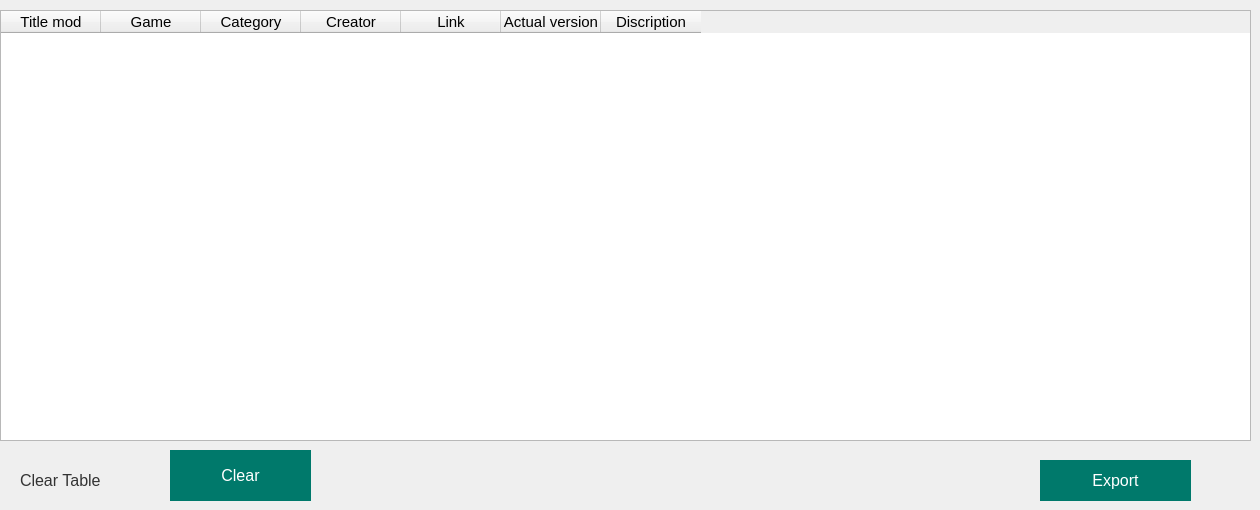
      <widget class="QWidget" name="tab_10">
       <attribute name="title">
        <string>Mods</string>
       </attribute>
       <widget class="QTableWidget" name="tableWidget_5">
        <property name="geometry">
         <rect>
          <x>0</x>
          <y>10</y>
          <width>1251</width>
          <height>431</height>
         </rect>
        </property>
        <property name="font">
         <font>
          <pointsize>11</pointsize>
         </font>
        </property>
        <column>
         <property name="text">
          <string>Title mod</string>
         </property>
        </column>
        <column>
         <property name="text">
          <string>Game</string>
         </property>
        </column>
        <column>
         <property name="text">
          <string>Category</string>
         </property>
        </column>
        <column>
         <property name="text">
          <string>Creator</string>
         </property>
        </column>
        <column>
         <property name="text">
          <string>Link</string>
         </property>
        </column>
        <column>
         <property name="text">
          <string>Actual version</string>
         </property>
        </column>
        <column>
         <property name="text">
          <string>Discription</string>
         </property>
        </column>
       </widget>
       <widget class="QPushButton" name="pushButton_21">
        <property name="geometry">
         <rect>
          <x>1040</x>
          <y>460</y>
          <width>151</width>
          <height>41</height>
         </rect>
        </property>
        <property name="font">
         <font>
          <pointsize>12</pointsize>
         </font>
        </property>
        <property name="styleSheet">
         <string notr="true">QPushButton {
    background-color: #00796B;
    color: #FFFFFF;
    border: none;
    padding: 5px 10px;
}
QPushButton:hover {
    background-color: #00574B;
}</string>
        </property>
        <property name="text">
         <string>Export</string>
        </property>
       </widget>
       <widget class="QPushButton" name="pushButton_22">
        <property name="geometry">
         <rect>
          <x>170</x>
          <y>450</y>
          <width>141</width>
          <height>51</height>
         </rect>
        </property>
        <property name="font">
         <font>
          <pointsize>12</pointsize>
         </font>
        </property>
        <property name="styleSheet">
         <string notr="true">QPushButton {
    background-color: #00796B;
    color: #FFFFFF;
    border: none;
    padding: 5px 10px;
}
QPushButton:hover {
    background-color: #00574B;
}</string>
        </property>
        <property name="text">
         <string>Clear</string>
        </property>
       </widget>
       <widget class="QLabel" name="label_31">
        <property name="geometry">
         <rect>
          <x>20</x>
          <y>470</y>
          <width>121</width>
          <height>21</height>
         </rect>
        </property>
        <property name="minimumSize">
         <size>
          <width>0</width>
          <height>0</height>
         </size>
        </property>
        <property name="font">
         <font>
          <pointsize>12</pointsize>
         </font>
        </property>
        <property name="styleSheet">
         <string notr="true">QLabel {
    color: #333333;
}</string>
        </property>
        <property name="lineWidth">
         <number>1</number>
        </property>
        <property name="text">
         <string>Clear Table</string>
        </property>
       </widget>
      </widget>
